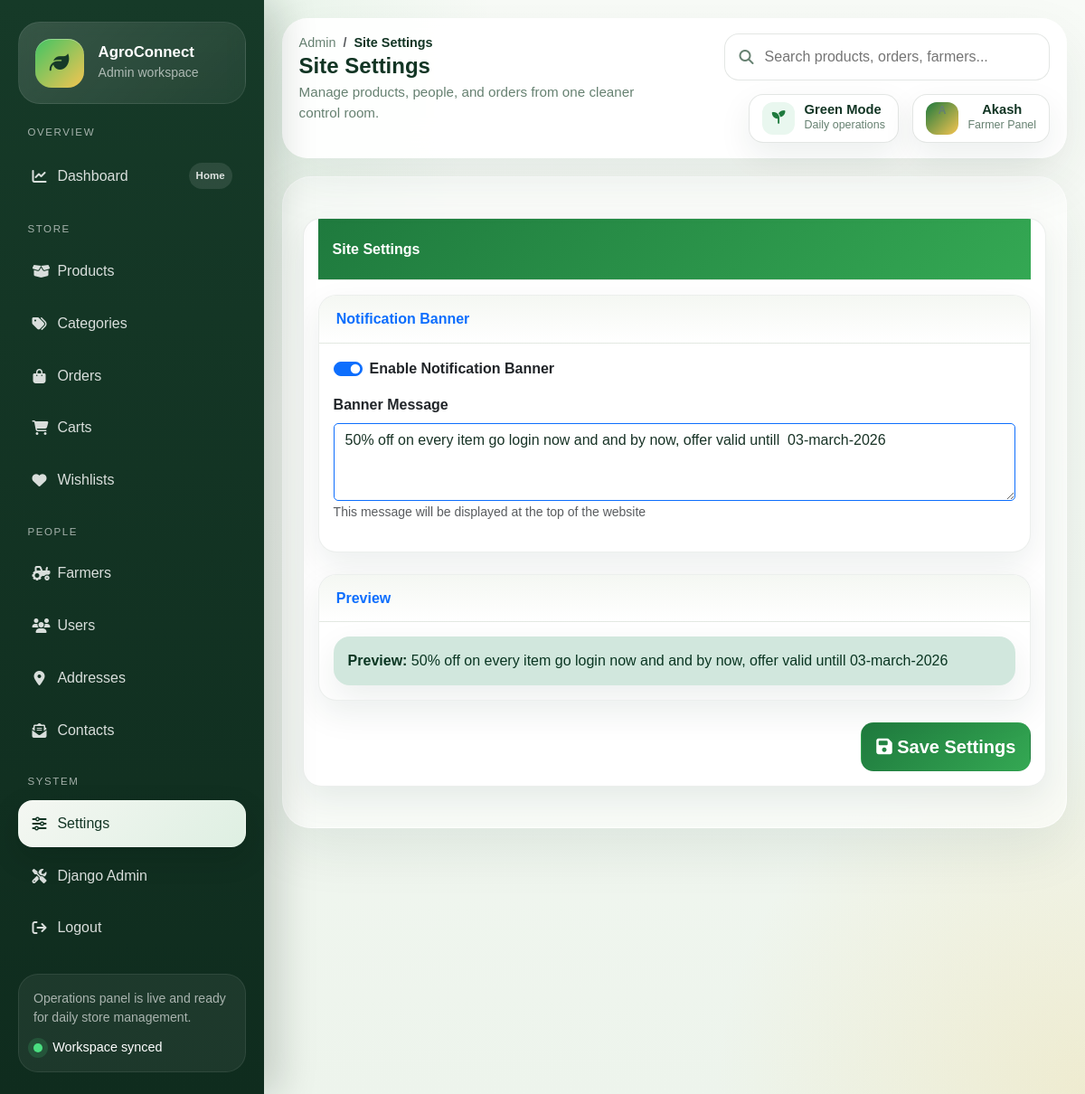
Screenshot of /myadmin/settings/ (signed in) with the database file from the repository.
### myadmin/models.py (models this page shows, shortened)
class SiteSettings(models.Model):
    notification_banner = models.TextField(
        default="15% off when you buy online and pick up in store!",
        help_text="Text to display in the top notification banner"
    )
    is_notification_active = models.BooleanField(default=True)
    class Meta:
        verbose_name = "Site Settings"
        verbose_name_plural = "Site Settings"

### myadmin/views.py (the view)
# urls.py: path('settings/', protected(views.settings), name='settings'),
def settings(request):
    settings_obj, created = SiteSettings.objects.get_or_create(id=1)
    if request.method == 'POST':
        settings_obj.notification_banner = request.POST.get('notification_banner')
        settings_obj.is_notification_active = request.POST.get('is_notification_active') == 'on'
        settings_obj.save()
        messages.success(request, 'Settings saved!')
    context = {'site_settings': settings_obj}
    return render(request, 'myadmin/settings.html', context)

### myadmin/views.py (called while the page is built)
def is_myadmin_user(user):
    return user.is_authenticated and (user.is_superuser or hasattr(user, 'farmer_profile'))

def myadmin_login_required(view_func):
    @wraps(view_func)
    def _wrapped_view(request, *args, **kwargs):
        if not request.user.is_authenticated:
            return redirect(f"/myadmin/login/?next={request.get_full_path()}")
        if not is_myadmin_user(request.user):
            messages.error(request, 'Please log in with an admin or farmer account.')
            return redirect('/myadmin/login/')
        return view_func(request, *args, **kwargs)
    return _wrapped_view

### user/context_processors.py (called while the page is built)
def cart_context(request):
    cart = None
    cart_count = 0
    cart_total = 0
    if request.session.session_key:
        cart = Cart.objects.filter(session_id=request.session.session_key).first()
        if cart and cart.items.exists():
            cart_count = sum(item.quantity for item in cart.items.all())
            cart_total = sum(item.subtotal for item in cart.items.all())
    return {
        'cart': cart,
        'cart_count': cart_count,
        'cart_total': cart_total,
    }

def categories_context(request):
    categories = Category.objects.annotate(product_count=Count('product'))
    return {
        'categories': categories,
    }

def language_context(request):
    return {
        'current_language': get_language() or 'en',
    }

def notification_context(request):
    settings = SiteSettings.get_settings()
    return {
        'notification_banner': settings.notification_banner if settings.is_notification_active else '',
        'is_notification_active': settings.is_notification_active,
    }

### user/models.py (called while the page is built)
    @classmethod
    def get_settings(cls):
        settings, created = cls.objects.get_or_create(pk=1)
        return settings

### myadmin/templates/myadmin/settings.html (shortened to what this page needs)
{% extends 'myadmin/base.html' %}
{% load static %}
{% block page_title %}Site Settings{% endblock %}
{% block page_header %}Site Settings{% endblock %}
{% block content %}
<div class="row">
  <div class="col-12">
    <div class="card my-4">
      <div class="card-header p-0 position-relative mt-n4 mx-3 z-index-2">
        <div class="bg-gradient-primary shadow-primary border-radius-lg pt-4 pb-3">
          <h6 class="text-white text-capitalize ps-3">Site Settings</h6>
        </div>
      </div>
      <div class="card-body">
        <form method="POST">
          <div class="card mb-4">
            <div class="card-header bg-light">
              <h6 class="mb-0 text-primary">Notification Banner</h6>
            </div>
            <div class="card-body">
              <div class="mb-3">
                <div class="form-check form-switch mb-3">
                  <input type="checkbox" name="is_notification_active" class="form-check-input" id="is_notification_active" {% if site_settings.is_notification_active %}checked{% endif %}>
                  <label class="form-check-label fw-bold" for="is_notification_active">Enable Notification Banner</label>
                </div>
              </div>
              <div class="mb-3">
                <label class="form-label fw-bold">Banner Message</label>
                <textarea name="notification_banner" class="form-control border-primary" rows="3">{{ site_settings.notification_banner }}</textarea>
                <small class="text-muted">This message will be displayed at the top of the website</small>
              </div>
            </div>
          </div>
          <div class="card mb-4">
            <div class="card-header bg-light">
              <h6 class="mb-0 text-primary">Preview</h6>
            </div>
            <div class="card-body">
              <div class="alert alert-success mb-0">
                <strong>Preview:</strong> {{ site_settings.notification_banner|truncatechars:100 }}
              </div>
            </div>
          </div>
          <div class="text-end">
            <button type="submit" class="btn bg-gradient-primary btn-lg">
              <i class="fas fa-save"></i> Save Settings
            </button>
          </div>
        </form>
      </div>
    </div>
  </div>
</div>
{% endblock %}

### myadmin/templates/myadmin/base.html (shortened to what this page needs)
{% load static %}
<!DOCTYPE html>
<html lang="en">
<head>
  <link href="https://cdn.jsdelivr.net/npm/bootstrap@5.3.3/dist/css/bootstrap.min.css" rel="stylesheet">
  <link href="https://cdnjs.cloudflare.com/ajax/libs/font-awesome/6.5.1/css/all.min.css" rel="stylesheet">
</head>
<body>
  {% with url_name=request.resolver_match.url_name %}
  <div class="admin-shell">
    <aside class="sidebar" id="sidebar">
      <div class="brand-panel">
        <div class="d-flex align-items-center gap-3">
          <div class="brand-mark">
            <i class="fas fa-leaf"></i>
          </div>
          <div>
            <h1 class="brand-title">AgroConnect</h1>
            <p class="brand-subtitle">Admin workspace</p>
          </div>
        </div>
      </div>
      <span class="nav-section-label">Overview</span>
      <nav class="sidebar-nav">
        <a href="{% url 'myadmin:dashboard' %}" class="nav-link {% if url_name == 'dashboard' %}active{% endif %}">
          <span class="nav-link-main"><i class="fas fa-chart-line"></i><span>Dashboard</span></span>
          <span class="nav-pill">Home</span>
        </a>
      </nav>
      <span class="nav-section-label">Store</span>
      <nav class="sidebar-nav">
        <a href="{% url 'myadmin:products' %}" class="nav-link {% if url_name == 'products' or url_name == 'add_product' or url_name == 'edit_product' or url_name == 'update_product' %}active{% endif %}">
          <span class="nav-link-main"><i class="fas fa-box-open"></i><span>Products</span></span>
        </a>
        <a href="{% url 'myadmin:categories' %}" class="nav-link {% if url_name == 'categories' or url_name == 'add_category' or url_name == 'edit_category' %}active{% endif %}">
          <span class="nav-link-main"><i class="fas fa-tags"></i><span>Categories</span></span>
        </a>
        <a href="{% url 'myadmin:orders' %}" class="nav-link {% if url_name == 'orders' or url_name == 'update_order_status' or url_name == 'view_receipt_page' %}active{% endif %}">
          <span class="nav-link-main"><i class="fas fa-bag-shopping"></i><span>Orders</span></span>
        </a>
        <a href="{% url 'myadmin:carts' %}" class="nav-link {% if url_name == 'carts' %}active{% endif %}">
          <span class="nav-link-main"><i class="fas fa-cart-shopping"></i><span>Carts</span></span>
        </a>
        <a href="{% url 'myadmin:wishlists' %}" class="nav-link {% if url_name == 'wishlists' %}active{% endif %}">
          <span class="nav-link-main"><i class="fas fa-heart"></i><span>Wishlists</span></span>
        </a>
      </nav>
      <span class="nav-section-label">People</span>
      <nav class="sidebar-nav">
        <a href="{% url 'myadmin:farmers' %}" class="nav-link {% if url_name == 'farmers' or url_name == 'add_farmer' or url_name == 'edit_farmer' %}active{% endif %}">
          <span class="nav-link-main"><i class="fas fa-tractor"></i><span>Farmers</span></span>
        </a>
        <a href="{% url 'myadmin:users' %}" class="nav-link {% if url_name == 'users' or url_name == 'edit_user' %}active{% endif %}">
          <span class="nav-link-main"><i class="fas fa-users"></i><span>Users</span></span>
        </a>
        <a href="{% url 'myadmin:addresses' %}" class="nav-link {% if url_name == 'addresses' %}active{% endif %}">
          <span class="nav-link-main"><i class="fas fa-location-dot"></i><span>Addresses</span></span>
        </a>
        <a href="{% url 'myadmin:contacts' %}" class="nav-link {% if url_name == 'contacts' %}active{% endif %}">
          <span class="nav-link-main"><i class="fas fa-envelope-open-text"></i><span>Contacts</span></span>
        </a>
      </nav>
      <span class="nav-section-label">System</span>
      <nav class="sidebar-nav">
        <a href="{% url 'myadmin:settings' %}" class="nav-link {% if url_name == 'settings' %}active{% endif %}">
          <span class="nav-link-main"><i class="fas fa-sliders"></i><span>Settings</span></span>
        </a>
        <a href="/admin/" class="nav-link" target="_blank" rel="noopener noreferrer">
          <span class="nav-link-main"><i class="fas fa-screwdriver-wrench"></i><span>Django Admin</span></span>
        </a>
        <a href="{% url 'myadmin:logout' %}" class="nav-link">
          <span class="nav-link-main"><i class="fas fa-arrow-right-from-bracket"></i><span>Logout</span></span>
        </a>
      </nav>
      <div class="sidebar-footer">
        <p class="sidebar-note">Operations panel is live and ready for daily store management.</p>
        <div class="sidebar-helper">
          <span class="helper-dot"></span>
          <span>Workspace synced</span>
        </div>
      </div>
    </aside>
    <main class="main-pane">
      <div class="topbar">
        <div class="topbar-left">
          <div class="topbar-title-group">
            <nav aria-label="breadcrumb">
              <ol class="breadcrumb mb-0">
                <li class="breadcrumb-item"><a href="{% url 'myadmin:dashboard' %}">Admin</a></li>
                <li class="breadcrumb-item active" aria-current="page">{% block page_title %}Dashboard{% endblock %}</li>
              </ol>
            </nav>
            <h2 class="page-header-title">{% block page_header %}Dashboard{% endblock %}</h2>
            <p class="page-header-copy">Manage products, people, and orders from one cleaner control room.</p>
          </div>
        </div>
        <div class="topbar-right">
          <div class="search-shell">
            <i class="fas fa-search"></i>
            <input type="search" placeholder="Search products, orders, farmers...">
          </div>
          <div class="topbar-chip">
            <span class="chip-icon"><i class="fas fa-seedling"></i></span>
            <span class="chip-text">
              <strong>Green Mode</strong>
              <span>Daily operations</span>
            </span>
          </div>
          <div class="dropdown">
            <button class="user-chip dropdown-toggle" type="button" data-bs-toggle="dropdown" aria-expanded="false">
            <span class="chip-avatar">{{ request.user.username|default:"A"|slice:":1"|upper }}</span>
            <span class="user-chip-copy">
              <strong>{% if request.user.get_full_name %}{{ request.user.get_full_name }}{% else %}{{ request.user.username }}{% endif %}</strong>
              <span>{% if request.user.is_superuser %}Farmer / Superuser{% else %}Farmer Panel{% endif %}</span>
            </span>
            </button>
          </div>
        </div>
      </div>
      <div class="content-frame">
        {% block content %}{% endblock %}
      </div>
    </main>
  </div>
  {% endwith %}
</body>
</html>

### myadmin/templates/myadmin/settings.html (style rules this page uses)
.form-control { border: 1px solid #4CAF50; border-radius: 5px; transition: all 0.3s ease; }
.btn { transition: all 0.3s ease; }

### rows the page displays
SiteSettings: is_notification_active "☑", notification_banner "50% off on every item go login now and and by now, offer valid untill 03-march-2026"

### other values shown
{{ request.user.username|default:"A"|slice:":1"|upper }} "A"
{{ request.user.username }} "Akash"
